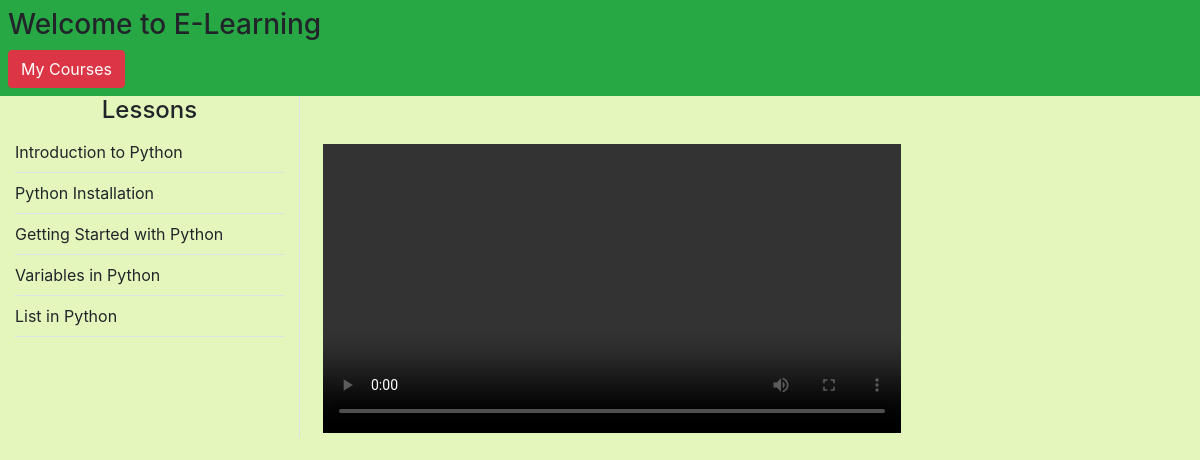
The app's page /Student/watchcourse.php?course_id=1 (signed in) with its own data.
### tables this page shows
CREATE TABLE `lesson` (
  `lesson_id` int(11) NOT NULL,
  `lesson_name` text NOT NULL,
  `lesson_desc` text NOT NULL,
  `lesson_link` text NOT NULL,
  `course_id` int(11) NOT NULL,
  `course_name` text NOT NULL
);

### Student/watchcourse.php (the view, shortened to what this page needs)
<?php
    include('../dbConnection.php');
?>
<!DOCTYPE html>
<html lang="en">
<head>
    <link rel="stylesheet" href="../css/bootstrap.min.css">
    <link rel="stylesheet" href="../css/studentstyle.css">
</head>
<body>
    <div class="container-fluid bg-success p-2">
        <h3>Welcome to E-Learning</h3>
        <a href="./myCourse.php" class="btn btn-danger">My Courses</a>
    </div>
    <div class="container-fluid">
        <div class="row">
            <div class="col-sm-3 border-right">
                <h4 class="text-center">Lessons</h4>
                <ul class="nav flex-column" id="playlist">
                    <?php
                        if(isset($_GET['course_id'])){
                            $course_id = $_GET['course_id'];
                            $sql = "SELECT * FROM lesson WHERE course_id = '$course_id'";
                            $result = $conn->query($sql);
                            if($result->num_rows > 0){
                                while($row = $result->fetch_assoc()){
                                    echo '<li class="nav-item border-bottom py-2" movieurl='.$row['lesson_link'].' style="cursor:pointer;">'. $row['lesson_name'] .'</li>';
                                }
                            }
                        }
                    ?>
                </ul>
            </div>
            <div class="col-sm-8">
                <video id="videoarea" src="" class="mt-5 w-75 ml-2"controls></video>
            </div>
        </div>
    </div>
</body>
</html>

### css/studentstyle.css (style rules this page uses)
body { background-color: rgba(221, 246, 173, 0.8); }

### records on screen
lesson: lesson_name "Introduction to Python"
lesson: lesson_name "Python Installation"
lesson: lesson_name "Getting Started with Python"
lesson: lesson_name "Variables in Python"
lesson: lesson_name "List in Python"
